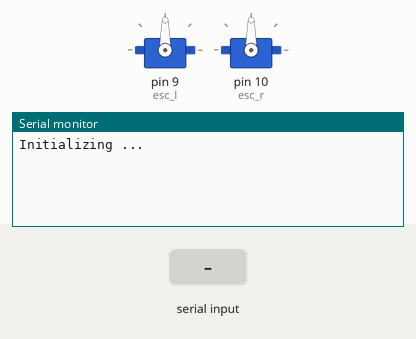
Simulated run of this sketch. Board: Arduino Uno, built with avr-gcc and run on an emulated ATmega328P. Shown: 2 × servo, the last lines printed to the serial monitor. The inputs (shaded band) are chosen by the test bench.

Above: at 1.2 s.
1.3 s: "l" received over Serial
At 2.2 s:
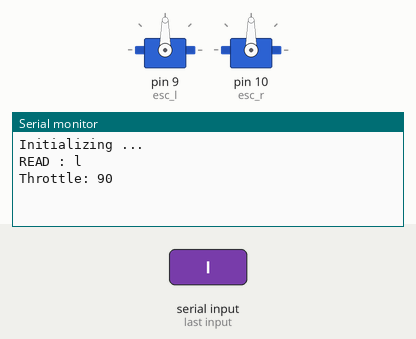
2.8 s: "L" received over Serial
At 3.3 s:
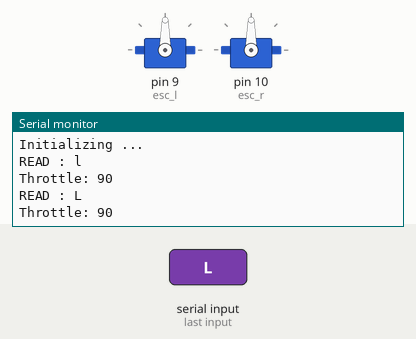
4.3 s: "r" received over Serial
At 5.7 s:
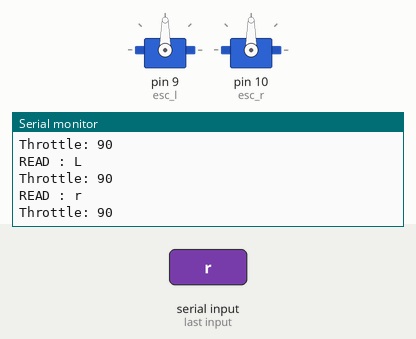

The sketch:

servo_brushless.ino
```cpp
#include <Servo.h>

Servo esc_l;
Servo esc_r;

void slow_down(Servo esc) {
	esc.write(esc.read() - 1);
}

void speed_up(Servo esc) {
        esc.write(esc.read() + 1);
}

void stop(Servo esc) {
        esc.write(0);
}

void setup()
{
	Serial.begin(9600);
        Serial.println("Initializing ...");
	esc_l.attach(9);
        stop(esc_l);
	speed_up(esc_l);
        esc_r.attach(10);
        stop(esc_r);
        speed_up(esc_l);
}

void handleCmd () {
	char c;
	if (Serial.available()) {
		c = Serial.read();
		Serial.print("READ : "); Serial.println(c);
		if (c == 'l') {
			slow_down(esc_l);
			Serial.print("Throttle: "); Serial.println(esc_l.read());
		} else if (c == 'L') {
			speed_up(esc_l);
			Serial.print("Throttle: "); Serial.println(esc_l.read());
		}  if (c == 'r') {
			slow_down(esc_r);
			Serial.print("Throttle: "); Serial.println(esc_r.read());
		} else if (c == 'R') {
			speed_up(esc_r);
			Serial.print("Throttle: "); Serial.println(esc_r.read());
		} else if (c == 's' || c == 'S') {
			stop(esc_l);
			stop(esc_r);
                        Serial.print("Throttle: "); Serial.println(esc_l.read());
                        Serial.print("Throttle: "); Serial.println(esc_r.read());
		}
	}
}

void loop (void) {
	handleCmd();
}
```

Measured:
- after the input at 1.3 s, the serial monitor: prints a new line at once (image 1)
- after the input at 2.8 s, the serial monitor: prints a new line at once (image 2)
- after the input at 4.3 s, the serial monitor: prints a new line at once (image 3)
